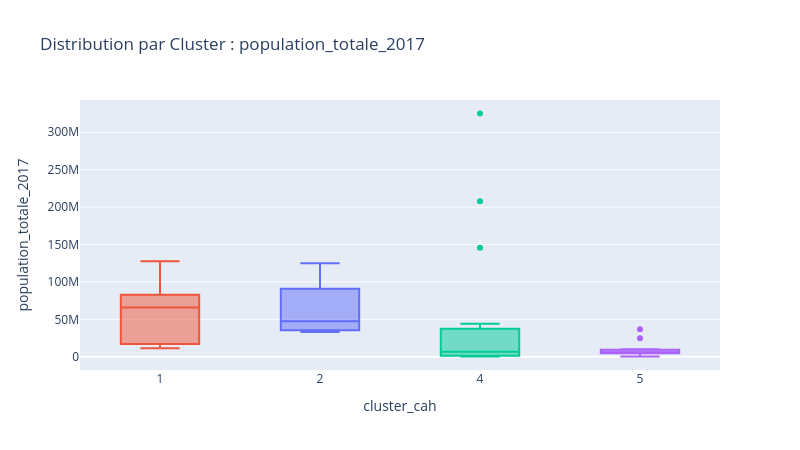
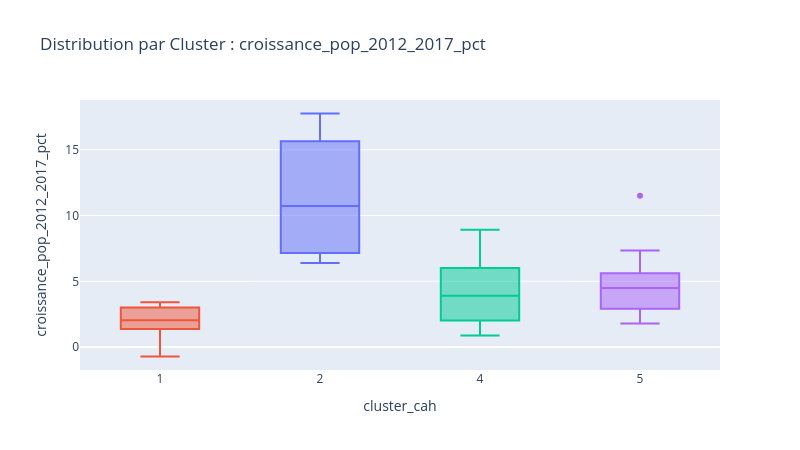
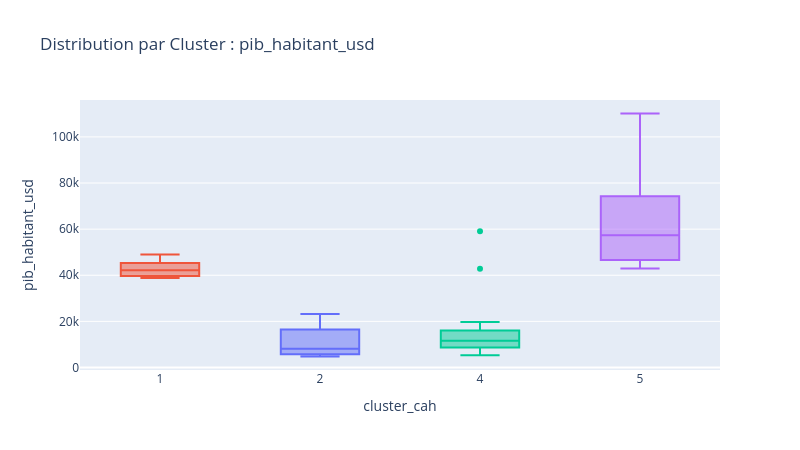
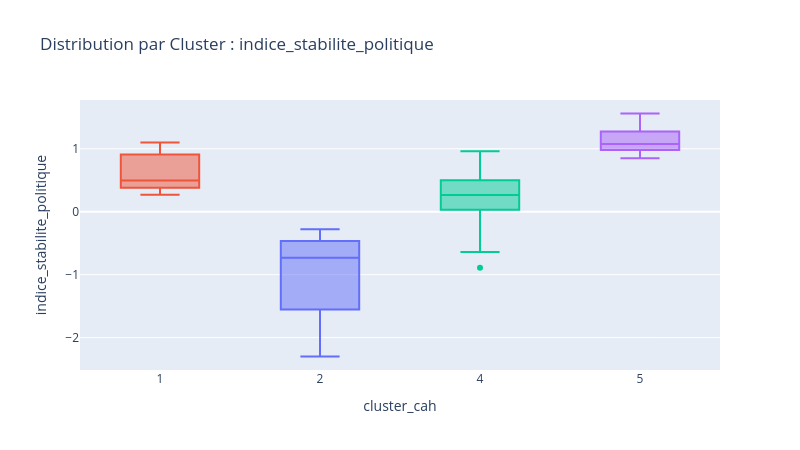

The code cell stored with these charts, in order, in its notebook:
### Code cell
# Visualisation pour comparer les 4 cluster favoris sur tous nos indicateurs

# Liste des colonnes à tracer (hors la colonne "Cluster")
indicateurs_a_tracer = [
    col
    for col in df_top_clusters_cah.columns
    if col not in ["cluster_cah", "cluster_kmeans"]
]

# Création de la boucle de visualisation
for indicateur in indicateurs_a_tracer:
    fig = px.box(
        df_top_clusters_cah,
        x="cluster_cah",
        y=indicateur,
        color="cluster_cah",
        hover_name=df_top_clusters_cah.index,
        title=f"Distribution par Cluster : {indicateur}",
    )
    fig.update_layout(
        width=800, height=450, showlegend=False, paper_bgcolor="rgba(0,0,0,0)"
    )
    fig.update_xaxes(type="category", categoryorder="category ascending")

    fig.show()

### Figure 1 — Plotly figure (JSON) as saved in the notebook; plotly's stock layout.template omitted (floating-point values rounded to 4 significant figures)
{"data": [{"alignmentgroup": "True", "hovertemplate": "<b>%{hovertext}</b><br><br>cluster_cah=%{x}<br>population_totale_2017=%{y}<extra></extra>", "hovertext": ["Afrique du Sud", "Arabie saoudite", "Iraq", "Mexique"], "legendgroup": "2", "marker": {"color": "#636efa"}, "name": "2", "notched": false, "offsetgroup": "2", "orientation": "v", "showlegend": true, "type": "box", "x": [2, 2, 2, 2], "x0": " ", "xaxis": "x", "y": [57010000.0, 33100000.0, 37550000.0, 124800000.0], "y0": " ", "yaxis": "y"}, {"alignmentgroup": "True", "hovertemplate": "<b>%{hovertext}</b><br><br>cluster_cah=%{x}<br>population_totale_2017=%{y}<extra></extra>", "hovertext": ["Allemagne", "Belgique", "France", "Japon", "Pays-Bas", "Royaume-Uni de Grande-Bretagne et d'Irlande du Nord"], "legendgroup": "1", "marker": {"color": "#EF553B"}, "name": "1", "notched": false, "offsetgroup": "1", "orientation": "v", "showlegend": true, "type": "box", "x": [1, 1, 1, 1, 1, 1], "x0": " ", "xaxis": "x", "y": [82660000.0, 11420000.0, 64840000.0, 127500000.0, 17020000.0, 66730000.0], "y0": " ", "yaxis": "y"}, {"alignmentgroup": "True", "hovertemplate": "<b>%{hovertext}</b><br><br>cluster_cah=%{x}<br>population_totale_2017=%{y}<extra></extra>", "hovertext": ["Argentine", "Barbade", "Brésil", "Chili", "Costa Rica", "États-Unis d'Amérique", "Fédération de Russie", "Fidji", "Guyana", "Israël", "Jamaïque", "Malaisie", "Maurice", "Panama", "République dominicaine", "Trinité-et-Tobago"], "legendgroup": "4", "marker": {"color": "#00cc96"}, "name": "4", "notched": false, "offsetgroup": "4", "orientation": "v", "showlegend": true, "type": "box", "x": [4, 4, 4, 4, 4, 4, 4, 4, 4, 4, 4, 4, 4, 4, 4, 4], "x0": " ", "xaxis": "x", "y": [43940000.0, 286200.0, 207800000.0, 18470000.0, 4950000.0, 325100000.0, 145500000.0, 877500.0, 775200.0, 8244000.0, 2921000.0, 31100000.0, 1264000.0, 4107000.0, 10510000.0, 1384000.0], "y0": " ", "yaxis": "y"}, {"alignmentgroup": "True", "hovertemplate": "<b>%{hovertext}</b><br><br>cluster_cah=%{x}<br>population_totale_2017=%{y}<extra></extra>", "hovertext": ["Australie", "Autriche", "Canada", "Danemark", "Finlande", "Irlande", "Islande", "Luxembourg", "Norvège", "Nouvelle-Zélande", "Suède", "Suisse"], "legendgroup": "5", "marker": {"color": "#ab63fa"}, "name": "5", "notched": false, "offsetgroup": "5", "orientation": "v", "showlegend": true, "type": "box", "x": [5, 5, 5, 5, 5, 5, 5, 5, 5, 5, 5, 5], "x0": " ", "xaxis": "x", "y": [24580000.0, 8820000.0, 36730000.0, 5732000.0, 5511000.0, 4753000.0, 334400.0, 591900.0, 5296000.0, 4702000.0, 9905000.0, 8456000.0], "y0": " ", "yaxis": "y"}], "layout": {"boxmode": "overlay", "height": 450, "legend": {"title": {"text": "cluster_cah"}, "tracegroupgap": 0}, "paper_bgcolor": "rgba(0,0,0,0)", "showlegend": false, "title": {"text": "Distribution par Cluster : population_totale_2017"}, "width": 800, "xaxis": {"anchor": "y", "categoryarray": [2, 1, 4, 5], "categoryorder": "category ascending", "domain": [0, 1], "title": {"text": "cluster_cah"}, "type": "category"}, "yaxis": {"anchor": "x", "domain": [0, 1], "title": {"text": "population_totale_2017"}}}}

### Figure 2 — Plotly figure (JSON) as saved in the notebook; plotly's stock layout.template omitted (floating-point values rounded to 4 significant figures)
{"data": [{"alignmentgroup": "True", "hovertemplate": "<b>%{hovertext}</b><br><br>cluster_cah=%{x}<br>croissance_pop_2012_2017_pct=%{y}<extra></extra>", "hovertext": ["Afrique du Sud", "Arabie saoudite", "Iraq", "Mexique"], "legendgroup": "2", "marker": {"color": "#636efa"}, "name": "2", "notched": false, "offsetgroup": "2", "orientation": "v", "showlegend": true, "type": "box", "x": [2, 2, 2, 2], "x0": " ", "xaxis": "x", "y": [7.906, 13.54, 17.76, 6.398], "y0": " ", "yaxis": "y"}, {"alignmentgroup": "True", "hovertemplate": "<b>%{hovertext}</b><br><br>cluster_cah=%{x}<br>croissance_pop_2012_2017_pct=%{y}<extra></extra>", "hovertext": ["Allemagne", "Belgique", "France", "Japon", "Pays-Bas", "Royaume-Uni de Grande-Bretagne et d'Irlande du Nord"], "legendgroup": "1", "marker": {"color": "#EF553B"}, "name": "1", "notched": false, "offsetgroup": "1", "orientation": "v", "showlegend": true, "type": "box", "x": [1, 1, 1, 1, 1, 1], "x0": " ", "xaxis": "x", "y": [2.082, 3.017, 2.011, -0.717, 1.367, 3.413], "y0": " ", "yaxis": "y"}, {"alignmentgroup": "True", "hovertemplate": "<b>%{hovertext}</b><br><br>cluster_cah=%{x}<br>croissance_pop_2012_2017_pct=%{y}<extra></extra>", "hovertext": ["Argentine", "Barbade", "Brésil", "Chili", "Costa Rica", "États-Unis d'Amérique", "Fédération de Russie", "Fidji", "Guyana", "Israël", "Jamaïque", "Malaisie", "Maurice", "Panama", "République dominicaine", "Trinité-et-Tobago"], "legendgroup": "4", "marker": {"color": "#00cc96"}, "name": "4", "notched": false, "offsetgroup": "4", "orientation": "v", "showlegend": true, "type": "box", "x": [4, 4, 4, 4, 4, 4, 4, 4, 4, 4, 4, 4, 4, 4, 4, 4], "x0": " ", "xaxis": "x", "y": [5.226, 0.892, 4.289, 6.15, 5.588, 3.516, 1.067, 1.432, 2.624, 8.259, 2.77, 7.006, 0.878, 8.915, 5.862, 2.918], "y0": " ", "yaxis": "y"}, {"alignmentgroup": "True", "hovertemplate": "<b>%{hovertext}</b><br><br>cluster_cah=%{x}<br>croissance_pop_2012_2017_pct=%{y}<extra></extra>", "hovertext": ["Australie", "Autriche", "Canada", "Danemark", "Finlande", "Irlande", "Islande", "Luxembourg", "Norvège", "Nouvelle-Zélande", "Suède", "Suisse"], "legendgroup": "5", "marker": {"color": "#ab63fa"}, "name": "5", "notched": false, "offsetgroup": "5", "orientation": "v", "showlegend": true, "type": "box", "x": [5, 5, 5, 5, 5, 5, 5, 5, 5, 5, 5, 5], "x0": " ", "xaxis": "x", "y": [7.338, 3.736, 5.183, 2.163, 1.784, 3.148, 2.684, 11.5, 5.637, 5.227, 3.794, 5.592], "y0": " ", "yaxis": "y"}], "layout": {"boxmode": "overlay", "height": 450, "legend": {"title": {"text": "cluster_cah"}, "tracegroupgap": 0}, "paper_bgcolor": "rgba(0,0,0,0)", "showlegend": false, "title": {"text": "Distribution par Cluster : croissance_pop_2012_2017_pct"}, "width": 800, "xaxis": {"anchor": "y", "categoryarray": [2, 1, 4, 5], "categoryorder": "category ascending", "domain": [0, 1], "title": {"text": "cluster_cah"}, "type": "category"}, "yaxis": {"anchor": "x", "domain": [0, 1], "title": {"text": "croissance_pop_2012_2017_pct"}}}}

### Figure 3 — Plotly figure (JSON) as saved in the notebook; plotly's stock layout.template omitted (floating-point values rounded to 4 significant figures)
{"data": [{"alignmentgroup": "True", "hovertemplate": "<b>%{hovertext}</b><br><br>cluster_cah=%{x}<br>pib_habitant_usd=%{y}<extra></extra>", "hovertext": ["Afrique du Sud", "Arabie saoudite", "Iraq", "Mexique"], "legendgroup": "2", "marker": {"color": "#636efa"}, "name": "2", "notched": false, "offsetgroup": "2", "orientation": "v", "showlegend": true, "type": "box", "x": [2, 2, 2, 2], "x0": " ", "xaxis": "x", "y": [6613.0, 23230.0, 4759.0, 9649.0], "y0": " ", "yaxis": "y"}, {"alignmentgroup": "True", "hovertemplate": "<b>%{hovertext}</b><br><br>cluster_cah=%{x}<br>pib_habitant_usd=%{y}<extra></extra>", "hovertext": ["Allemagne", "Belgique", "France", "Japon", "Pays-Bas", "Royaume-Uni de Grande-Bretagne et d'Irlande du Nord"], "legendgroup": "1", "marker": {"color": "#EF553B"}, "name": "1", "notched": false, "offsetgroup": "1", "orientation": "v", "showlegend": true, "type": "box", "x": [1, 1, 1, 1, 1, 1], "x0": " ", "xaxis": "x", "y": [45280.0, 44030.0, 39660.0, 38810.0, 48990.0, 40390.0], "y0": " ", "yaxis": "y"}, {"alignmentgroup": "True", "hovertemplate": "<b>%{hovertext}</b><br><br>cluster_cah=%{x}<br>pib_habitant_usd=%{y}<extra></extra>", "hovertext": ["Argentine", "Barbade", "Brésil", "Chili", "Costa Rica", "États-Unis d'Amérique", "Fédération de Russie", "Fidji", "Guyana", "Israël", "Jamaïque", "Malaisie", "Maurice", "Panama", "République dominicaine", "Trinité-et-Tobago"], "legendgroup": "4", "marker": {"color": "#00cc96"}, "name": "4", "notched": false, "offsetgroup": "4", "orientation": "v", "showlegend": true, "type": "box", "x": [4, 4, 4, 4, 4, 4, 4, 4, 4, 4, 4, 4, 4, 4, 4, 4], "x0": " ", "xaxis": "x", "y": [14530.0, 19690.0, 10080.0, 14890.0, 12320.0, 59040.0, 10770.0, 5827.0, 6179.0, 42870.0, 5259.0, 9863.0, 10630.0, 15680.0, 7500.0, 16500.0], "y0": " ", "yaxis": "y"}, {"alignmentgroup": "True", "hovertemplate": "<b>%{hovertext}</b><br><br>cluster_cah=%{x}<br>pib_habitant_usd=%{y}<extra></extra>", "hovertext": ["Australie", "Autriche", "Canada", "Danemark", "Finlande", "Irlande", "Islande", "Luxembourg", "Norvège", "Nouvelle-Zélande", "Suède", "Suisse"], "legendgroup": "5", "marker": {"color": "#ab63fa"}, "name": "5", "notched": false, "offsetgroup": "5", "orientation": "v", "showlegend": true, "type": "box", "x": [5, 5, 5, 5, 5, 5, 5, 5, 5, 5, 5, 5], "x0": " ", "xaxis": "x", "y": [57090.0, 47160.0, 44810.0, 57520.0, 46080.0, 72460.0, 71980.0, 110200.0, 76130.0, 42920.0, 53300.0, 82240.0], "y0": " ", "yaxis": "y"}], "layout": {"boxmode": "overlay", "height": 450, "legend": {"title": {"text": "cluster_cah"}, "tracegroupgap": 0}, "paper_bgcolor": "rgba(0,0,0,0)", "showlegend": false, "title": {"text": "Distribution par Cluster : pib_habitant_usd"}, "width": 800, "xaxis": {"anchor": "y", "categoryarray": [2, 1, 4, 5], "categoryorder": "category ascending", "domain": [0, 1], "title": {"text": "cluster_cah"}, "type": "category"}, "yaxis": {"anchor": "x", "domain": [0, 1], "title": {"text": "pib_habitant_usd"}}}}

### Figure 4 — Plotly figure (JSON) as saved in the notebook; plotly's stock layout.template omitted (floating-point values rounded to 4 significant figures)
{"data": [{"alignmentgroup": "True", "hovertemplate": "<b>%{hovertext}</b><br><br>cluster_cah=%{x}<br>indice_stabilite_politique=%{y}<extra></extra>", "hovertext": ["Afrique du Sud", "Arabie saoudite", "Iraq", "Mexique"], "legendgroup": "2", "marker": {"color": "#636efa"}, "name": "2", "notched": false, "offsetgroup": "2", "orientation": "v", "showlegend": true, "type": "box", "x": [2, 2, 2, 2], "x0": " ", "xaxis": "x", "y": [-0.28, -0.65, -2.3, -0.81], "y0": " ", "yaxis": "y"}, {"alignmentgroup": "True", "hovertemplate": "<b>%{hovertext}</b><br><br>cluster_cah=%{x}<br>indice_stabilite_politique=%{y}<extra></extra>", "hovertext": ["Allemagne", "Belgique", "France", "Japon", "Pays-Bas", "Royaume-Uni de Grande-Bretagne et d'Irlande du Nord"], "legendgroup": "1", "marker": {"color": "#EF553B"}, "name": "1", "notched": false, "offsetgroup": "1", "orientation": "v", "showlegend": true, "type": "box", "x": [1, 1, 1, 1, 1, 1], "x0": " ", "xaxis": "x", "y": [0.57, 0.42, 0.27, 1.1, 0.91, 0.38], "y0": " ", "yaxis": "y"}, {"alignmentgroup": "True", "hovertemplate": "<b>%{hovertext}</b><br><br>cluster_cah=%{x}<br>indice_stabilite_politique=%{y}<extra></extra>", "hovertext": ["Argentine", "Barbade", "Brésil", "Chili", "Costa Rica", "États-Unis d'Amérique", "Fédération de Russie", "Fidji", "Guyana", "Israël", "Jamaïque", "Malaisie", "Maurice", "Panama", "République dominicaine", "Trinité-et-Tobago"], "legendgroup": "4", "marker": {"color": "#00cc96"}, "name": "4", "notched": false, "offsetgroup": "4", "orientation": "v", "showlegend": true, "type": "box", "x": [4, 4, 4, 4, 4, 4, 4, 4, 4, 4, 4, 4, 4, 4, 4, 4], "x0": " ", "xaxis": "x", "y": [0.16, 0.95, -0.48, 0.41, 0.6, 0.26, -0.64, 0.59, -0.05, -0.89, 0.3, 0.11, 0.96, 0.38, 0.15, 0.27], "y0": " ", "yaxis": "y"}, {"alignmentgroup": "True", "hovertemplate": "<b>%{hovertext}</b><br><br>cluster_cah=%{x}<br>indice_stabilite_politique=%{y}<extra></extra>", "hovertext": ["Australie", "Autriche", "Canada", "Danemark", "Finlande", "Irlande", "Islande", "Luxembourg", "Norvège", "Nouvelle-Zélande", "Suède", "Suisse"], "legendgroup": "5", "marker": {"color": "#ab63fa"}, "name": "5", "notched": false, "offsetgroup": "5", "orientation": "v", "showlegend": true, "type": "box", "x": [5, 5, 5, 5, 5, 5, 5, 5, 5, 5, 5, 5], "x0": " ", "xaxis": "x", "y": [0.88, 1.03, 1.09, 0.85, 1.06, 0.99, 1.34, 1.31, 1.15, 1.56, 0.97, 1.24], "y0": " ", "yaxis": "y"}], "layout": {"boxmode": "overlay", "height": 450, "legend": {"title": {"text": "cluster_cah"}, "tracegroupgap": 0}, "paper_bgcolor": "rgba(0,0,0,0)", "showlegend": false, "title": {"text": "Distribution par Cluster : indice_stabilite_politique"}, "width": 800, "xaxis": {"anchor": "y", "categoryarray": [2, 1, 4, 5], "categoryorder": "category ascending", "domain": [0, 1], "title": {"text": "cluster_cah"}, "type": "category"}, "yaxis": {"anchor": "x", "domain": [0, 1], "title": {"text": "indice_stabilite_politique"}}}}
